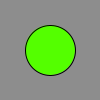
Frame 1 (no input)
Frame 60 (the mouse pressed at the canvas centre just before this capture): identical to frame 1, image omitted
Frame 120 (the mouse held since frame 60 and released just before this capture): identical to frame 1, image omitted

The Processing sketch that drew this single still picture (run headless with seeded random() and noise(); from frame 60 on, the mouse is pressed at the canvas centre):

// Processing sketch: L9_1d
// ── L9_1d.pde
Circle circle = new Circle();
void setup() {
  colorMode(HSB, 360, 100, 100, 100);
  circle.x = 50;
  circle.y = 50;
  circle.hue = 100;
  circle.s = 50;
}
void draw() {  
  background(200);  
  circle.display();
}
class Circle {  
  float x;  
  float y;  
  float hue;
  float s;
  void display() {     
    fill(hue, 100, 100);
    ellipse(x, y, s, s);
  }
}
